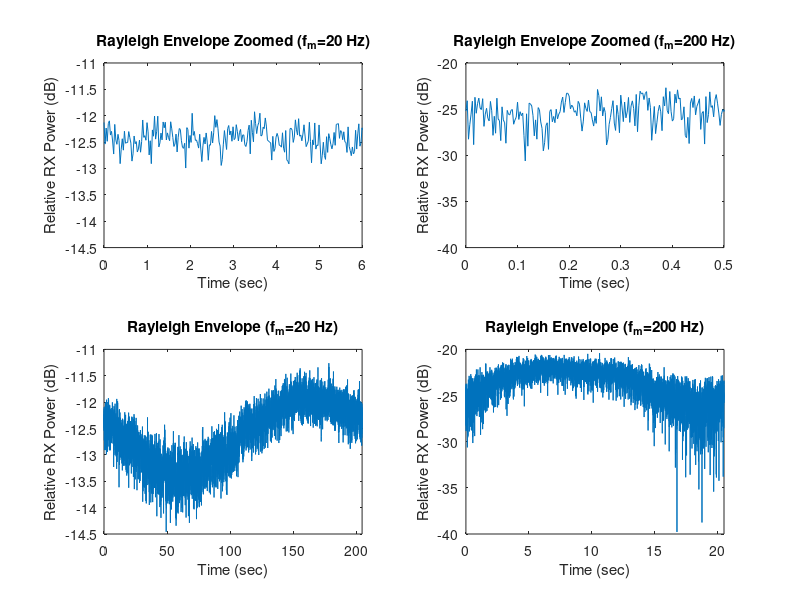

This chart was generated by the following MATLAB code:
% main.m
%     Cameron J. Calv
%     
% Demo.m
%     Kapil R. Dandekar
%     Xaime Rivas Rey
%	  ECE-T512 - Wireless Systems Matlab Courseware
%        
%     This program illustrates how the Matlab courseware can be used to
% draw a cell and animate the trajectory of a mobile user moving across
% that cell. The program also shows how to record a video.
%% 0. Housekeeping and Set Important Values
clear all, close all, clc

N = 8192;

fm1 = 20; %Hz
fm2 = 200; %Hz
%% 1. Lower Max Shift
fm = fm1;
delta_f = (2*fm)/(N-1);
waveform_time = 1/(delta_f);

noise_freqs = linspace(-fm, fm, N+1);

% In_Phase
noise_sources = [];
for i=1:(N/2)
    noise_sources = [noise_sources (normrnd(0, 1)+j*normrnd(0, 1))];
end
noise_sources = [noise_sources 1 flip(conj(noise_sources))];

doppler_spectrum = noise_sources.*sqrt(1.5./(pi.*fm.*sqrt(1-((noise_freqs./fm).^2))));
last_slope = (doppler_spectrum(N)-doppler_spectrum(N-1))/(noise_freqs(N)-noise_freqs(N-1));
doppler_spectrum(N+1) = doppler_spectrum(N)+last_slope;
doppler_spectrum(1) = conj(doppler_spectrum(N+1));

in_phase = ifft(ifftshift(doppler_spectrum));

% Quadrature
noise_sources = [];
for i=1:(N/2)
    noise_sources = [noise_sources (normrnd(0, 1)+j*normrnd(0, 1))];
end
noise_sources = [noise_sources 1 flip(conj(noise_sources))];

doppler_spectrum = noise_sources.*sqrt(1.5./(pi.*fm.*sqrt(1-((noise_freqs./fm).^2))));
last_slope = (doppler_spectrum(N)-doppler_spectrum(N-1))/(noise_freqs(N)-noise_freqs(N-1));
doppler_spectrum(N+1) = doppler_spectrum(N)+last_slope;
doppler_spectrum(1) = conj(doppler_spectrum(N+1));

quadrature = ifft(ifftshift(doppler_spectrum));

time_series = sqrt((in_phase.^2) + (quadrature.^2));
subplot(2, 2, 1);
plot(linspace(0, waveform_time, numel(time_series)), 10*log10(time_series));
xlabel("Time (sec)");
xlim([0 6]);
ylabel("Relative RX Power (dB)");
title("Rayleigh Envelope Zoomed (f_{m}=20 Hz)");

subplot(2, 2, 3);
plot(linspace(0, waveform_time, numel(time_series)), 10*log10(time_series));
xlabel("Time (sec)");
xlim([0 waveform_time]);
ylabel("Relative RX Power (dB)");
title("Rayleigh Envelope (f_{m}=20 Hz)");

%% 2. Higher Max Shift
fm = fm2;
delta_f = (2*fm)/(N-1);
waveform_time = 1/(delta_f);

noise_freqs = linspace(-fm, fm, N+1);
% In_Phase
noise_sources = [];
for i=1:(N/2)
    noise_sources = [noise_sources (normrnd(0, 1)+j*normrnd(0, 1))];
end
noise_sources = [noise_sources 1 flip(conj(noise_sources))];

doppler_spectrum = noise_sources.*sqrt(1.5./(pi.*fm.*sqrt(1-((noise_freqs./fm).^2))));
last_slope = (doppler_spectrum(N)-doppler_spectrum(N-1))/(noise_freqs(N)-noise_freqs(N-1));
doppler_spectrum(N+1) = doppler_spectrum(N)+last_slope;
doppler_spectrum(1) = conj(doppler_spectrum(N+1));

in_phase = ifft(ifftshift(doppler_spectrum));

% Quadrature
noise_sources = [];
for i=1:(N/2)
    noise_sources = [noise_sources (normrnd(0, 1)+j*normrnd(0, 1))];
end
noise_sources = [noise_sources 1 flip(conj(noise_sources))];

doppler_spectrum = noise_sources.*sqrt(1.5./(pi.*fm.*sqrt(1-((noise_freqs./fm).^2))));
last_slope = (doppler_spectrum(N)-doppler_spectrum(N-1))/(noise_freqs(N)-noise_freqs(N-1));
doppler_spectrum(N+1) = doppler_spectrum(N)+last_slope;
doppler_spectrum(1) = conj(doppler_spectrum(N+1));

quadrature = ifft(ifftshift(doppler_spectrum));

subplot(2, 2, 2);
time_series = sqrt((in_phase.^2) + (quadrature.^2));
plot(linspace(0, waveform_time, numel(time_series)), 10*log10(time_series));
xlabel("Time (sec)");
xlim([0 0.5]);
ylabel("Relative RX Power (dB)");
title("Rayleigh Envelope Zoomed (f_{m}=200 Hz)");

subplot(2, 2, 4);
time_series = sqrt((in_phase.^2) + (quadrature.^2));
plot(linspace(0, waveform_time, numel(time_series)), 10*log10(time_series));
xlabel("Time (sec)");
xlim([0 waveform_time]);
ylabel("Relative RX Power (dB)");
title("Rayleigh Envelope (f_{m}=200 Hz)");


frequency = 2.4*10^9;